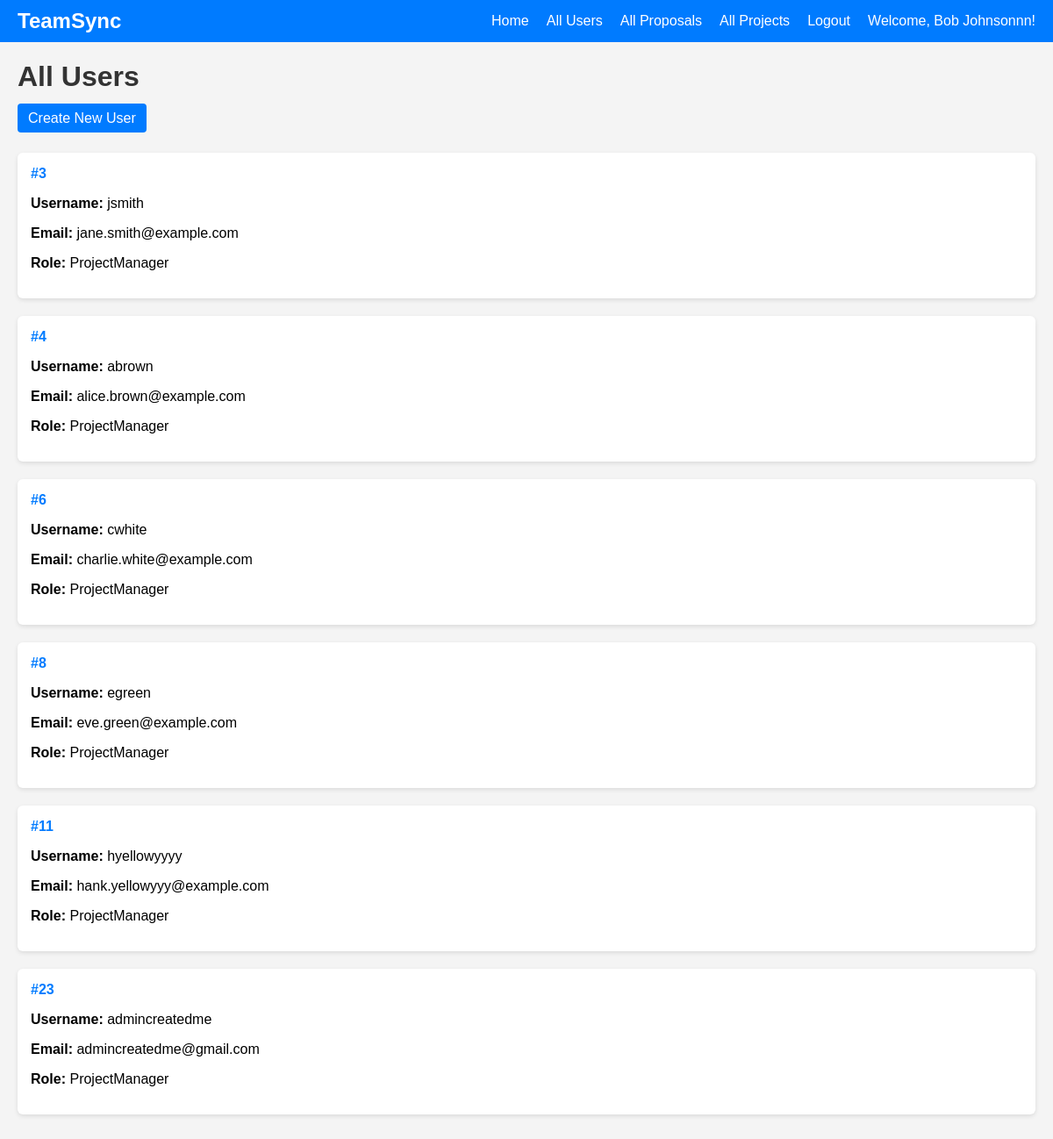
/controller/admin-user-controller.php?action=all_pms (signed in), run on the app's committed database.
### tables this page shows
CREATE TABLE `usr` (
  `userid` int(11) NOT NULL,
  `firstname` varchar(255) NOT NULL,
  `lastname` varchar(255) NOT NULL,
  `name` varchar(255) NOT NULL,
  `email` varchar(255) NOT NULL,
  `password` varchar(255) NOT NULL,
  `roleid` int(11) DEFAULT NULL,
  `profile_picture` longblob DEFAULT NULL
);

CREATE TABLE `usr_role` (
  `roleid` int(11) NOT NULL,
  `rolename` varchar(255) NOT NULL
);

### model/user-model.php (called while the page is built, shortened)
<?php
function getUserInfo($userId)
{
    $conn = getDbConnection();
    $sql = "SELECT userid, firstname, lastname, name, email, roleid
            FROM usr
            WHERE userid = ?";
    $stmt = $conn->prepare($sql);
    $stmt->bind_param("i", $userId);
    $stmt->execute();
    $result = $stmt->get_result();
    $user = $result->fetch_assoc();
    return $user;
}
function getUserName($userId)
{
    $userInfo = getUserInfo($userId);
    $firstname = $userInfo['firstname'] ?? 'Unassigned';
    $lastname = $userInfo['lastname'] ?? '';
    return trim("$firstname $lastname");
}
function getAllPMDetails() {
    $conn = getDbConnection();
    $sql = "SELECT u.userid, u.firstname, u.lastname, u.name, u.email, r.rolename AS role_name
            FROM usr u
            JOIN usr_role r ON u.roleid = r.roleid
            WHERE u.roleid = 2";
    $stmt = $conn->prepare($sql);
    $stmt->execute();
    $result = $stmt->get_result();
    $users = [];
    while ($row = $result->fetch_assoc()) {
        $users[] = $row;
    }
    return $users;
}
?>

### view/admin-user-showall.php (the view, shortened to what this page needs)
<!DOCTYPE html>
<html lang="en">
<head>
    <link rel="stylesheet" href="../css/showall.css">
</head>
<body>
<?php include 'admin-navbar.php'; ?>
<h1>All Users</h1>
<div class="form-buttons">
    <a href="../controller/admin-user-controller.php?action=show_create_user" class="button-primary">Create New User</a>
</div>
<div class="user-container">
    <?php foreach ($users as $user) { ?>
        <a href="../controller/admin-user-controller.php?action=view_user&userid=<?php echo $user['userid']; ?>" class="user-card-link">
            <div class="user-card">
                <div class="user-info">
                    <span class="user-id">#<?php echo $user['userid']; ?></span>
                    <p><strong>Username:</strong> <?php echo $user['name']; ?></p>
                    <p><strong>Email:</strong> <?php echo $user['email']; ?></p>
                    <p><strong>Role:</strong> <?php echo $user['role_name']; ?></p>
                </div>
            </div>
        </a>
    <?php } ?>
</div>
</body>
</html>

### view/admin-navbar.php (shortened to what this page needs)
<!DOCTYPE html>
<html lang="en">
<head>
    <link rel="stylesheet" href="../css/navbar.css">
</head>
<body>
<nav class="navbar">
    <div class="logo">TeamSync</div>
    <div class="nav-links">
        <a href="../controller/user-dashboard-controller.php">Home</a>
        <a href="../controller/admin-user-controller.php?action=show_all">All Users</a>
        <a href="../controller/admin-project-controller.php?action=show_all_proposals">All Proposals</a>
        <a href="../controller/admin-project-controller.php?action=show_all_projects">All Projects</a>
        <a href="../controller/user-logout-controller.php">Logout</a>
        <a href="../controller/user-profile-controller.php?action=view_profile" class="welcome-link">Welcome, <?php echo $adminName; ?>!</a>
    </div>
</nav>
</body>
</html>

### css/showall.css (style rules this page uses)
body { font-family: Arial, sans-serif; margin: 0; background-color: #f4f4f4; }
.project-container, .user-container { padding: 20px; display: flex; flex-direction: column; }
h1 { color: #333; margin-bottom: 10px; margin-left: 20px; }
.project-card, .user-card { background-color: #fff; padding: 15px; border-radius: 6px; box-shadow: 0 2px 5px rgba(0, 0, 0, 0.1); margin-bottom: 20px; transition: transform 0.1s; }
.project-card-link, .user-card-link { text-decoration: none; color: inherit; }
.project-id, .user-id { font-weight: bold; color: #007BFF; }
.button-primary, .button-danger { padding: 8px 12px; border-radius: 4px; color: #fff; text-decoration: none; transition: background-color 0.3s; }
.button-primary { background-color: #007BFF; }
.form-buttons { margin-top: 20px; margin-left: 20px; margin-bottom: 10px; }

### css/navbar.css (style rules this page uses)
.navbar { background-color: #007BFF; display: flex; justify-content: space-between; align-items: center; padding: 10px 20px; color: #fff; }
.logo { font-size: 24px; font-weight: bold; }
.nav-links { display: flex; }
.nav-links a { color: #fff; text-decoration: none; margin-left: 20px; transition: color 0.3s; }

### data on the page
usr: adminName "Bob Johnsonnn"
usr: userid "3", name "jsmith", email "jane.smith@example.com", roleid.rolename "ProjectManager"
usr: userid "4", name "abrown", email "alice.brown@example.com", roleid.rolename "ProjectManager"
usr: userid "6", name "cwhite", email "charlie.white@example.com", roleid.rolename "ProjectManager"
usr: userid "8", name "egreen", email "eve.green@example.com", roleid.rolename "ProjectManager"
usr: userid "11", name "hyellowyyyy", email "hank.yellowyyy@example.com", roleid.rolename "ProjectManager"
usr: userid "23", name "admincreatedme", email "admincreatedme@gmail.com", roleid.rolename "ProjectManager"
